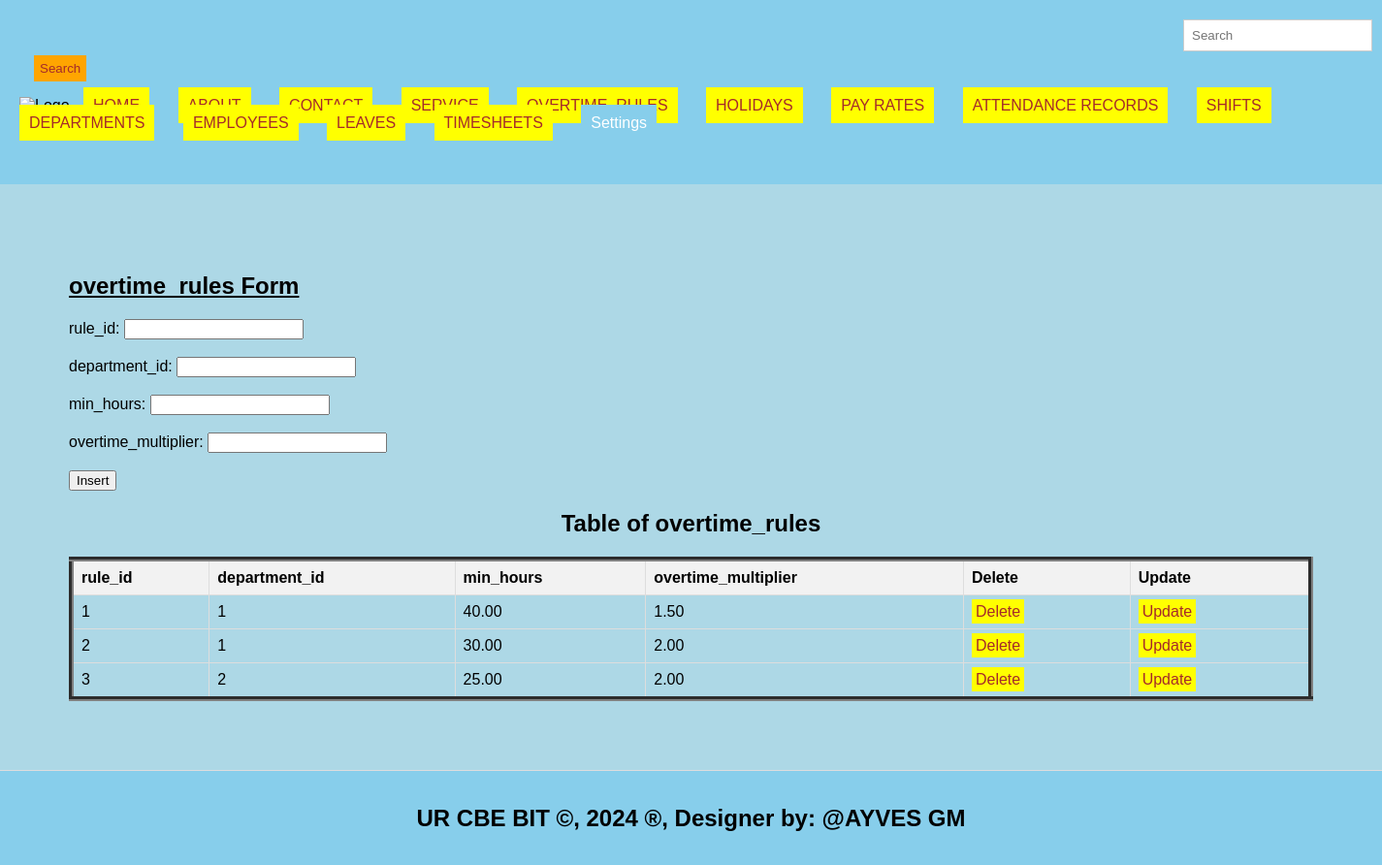
/overtime_rules.php, run on the app's committed database.
### tables this page shows
CREATE TABLE `overtime_rules` (
  `rule_id` int(11) NOT NULL,
  `department_id` int(11) NOT NULL,
  `min_hours` decimal(10,2) NOT NULL,
  `overtime_multiplier` decimal(10,2) NOT NULL
);

### overtime_rules.php (the view, shortened to what this page needs)
<!DOCTYPE html>
<html lang="en">
<head>
  <link rel="stylesheet" type="text/css" href="style.css" title="style 1" media="screen, tv, projection, handheld, print"/>
  </head>
  <header>
<body bgcolor="lightblue">
  <form class="d-flex" role="search" action="search.php">
      <input class="form-control me-2" type="search" placeholder="Search" aria-label="Search" name="query">
      <button class="btn btn-outline-success" type="submit">Search</button>
    </form>
  <ul style="list-style-type: none; padding: 0;">
    <li style="display: inline; margin-right: 10px;">
  </li>
    <li style="display: inline; margin-right: 10px;"><a href="./home.html">HOME</a>
  </li>
    <li style="display: inline; margin-right: 10px;"><a href="./about.html">ABOUT</a>
  </li>
    <li style="display: inline; margin-right: 10px;"><a href="./contact.html">CONTACT</a>
  </li>
    <li style="display: inline; margin-right: 10px;"><a href="./Service.html">SERVICE</a>
  </li>
    <li style="display: inline; margin-right: 10px;"><a href="./overtime_rules.php">OVERTIME_RULES</a>
  </li>
    <li style="display: inline; margin-right: 10px;"><a href="./holidays.php">HOLIDAYS</a>
  </li>
    <li style="display: inline; margin-right: 10px;"><a href="./pay_rates.php">PAY RATES</a>
  </li>
    <li style="display: inline; margin-right: 10px;"><a href="./attendance_records.php">ATTENDANCE RECORDS</a>
  </li>
    <li style="display: inline; margin-right: 10px;"><a href="./shifts.php">SHIFTS</a>
  </li>
    <li style="display: inline; margin-right: 10px;"><a href="./departments.php">DEPARTMENTS</a>
  </li>
    <li style="display: inline; margin-right: 10px;"><a href="./employees.php">EMPLOYEES</a>
  </li>
  <li style="display: inline; margin-right: 10px;"><a href="./leaves.php">LEAVES</a>
  </li>
  <li style="display: inline; margin-right: 10px;"><a href="./timesheets.php">TIMESHEETS</a>
  </li>
    <li class="dropdown" style="display: inline; margin-right: 10px;">
      <a href="#" style="padding: 10px; color: white; background-color: skyblue; text-decoration: none; margin-right: 15px;">Settings</a>
    </li><br><br>
  </ul>
</header>
<section>
    <h1><u> overtime_rules Form </u></h1>
    <form method="post" onsubmit="return confirmInsert();">
        <label for="rid">rule_id:</label>
        <input type="number" id="rid" name="rid"><br><br>
        <label for="did">department_id:</label>
        <input type="number" id="did" name="did"><br><br>
        <label for="mh">min_hours:</label>
        <input type="number" id="mh" name="mh" required><br><br>
        <label for=om>overtime_multiplier:</label>
        <input type="number" id="om" name="om" required><br><br>
        <input type="submit" name="add" value="Insert">
    </form>
<!DOCTYPE html>
<html>
<head>
</head>
<body>
    <center><h2>Table of overtime_rules</h2></center>
    <table border="5">
        <tr>
            <th>rule_id</th>
            <th>department_id</th>
            <th>min_hours</th>
            <th>overtime_multiplier</th>
            <th>Delete</th>
            <th>Update</th>
        </tr>
        <?php
       include('database_connection.php');
        $sql = "SELECT * FROM overtime_rules";
        $result = $connection->query($sql);
        if ($result->num_rows > 0) {
            while ($row = $result->fetch_assoc()) {
                $rid = $row['rule_id'];
                echo "<tr>
                    <td>" . $row['rule_id'] . "</td>
                    <td>" . $row['department_id'] . "</td>
                    <td>" . $row['min_hours'] . "</td>
                    <td>" . $row['overtime_multiplier'] . "</td>
                    <td><a style='padding:4px' href='delete_overtime_rules.php?rule_id=$rid'>Delete</a></td>
                    <td><a style='padding:4px' href='update_overtime_rules.php?rule_id=$rid'>Update</a></td>
                </tr>";
            }
        } else {
            echo "<tr><td colspan='6'>No data found</td></tr>";
        }
        ?>
    </table>
</body>
    </section>
<footer>
  <center>
    <marquee behavior='alternate'>
    <b><h2>UR CBE BIT &copy, 2024 &reg, Designer by: @AYVES GM</h2></b>
  </marquee>
  </center>
</footer>
</body>
</html>

### style.css (style rules this page uses)
body { font-family: Arial, sans-serif; margin: 0; padding: 0; }
.form-control { padding: 8px; margin-left: 4px; border: 1px solid #ccc; }
.btn { padding: 6px; background-color: orange; color: brown; border: none; }
.dropdown { position: relative; display: inline; margin-right: 10px; }
body { font-family: Arial,sans-serif; margin:0; padding:0; }
header { background-color:skyblue; padding: 20px; }
.dropdown { position: right; display:right; direction:rtl; }
section { padding:28px; border-bottom: 1px solid #ddd; }
footer { text-align: center; padding: 15px; background-color:skyblue; }

### overtime_rules.php (style rules this page uses)
a { padding: 10px; color: white; background-color: yellow; text-decoration: none; margin-right: 15px; }
a:link { color: brown; }
button.btn { margin-left: 15px; margin-top: 4px; }
input.form-control { margin-left: 1200px; padding: 8px; }
header { background-color:skyblue; }
section { padding:71px; border-bottom: 1px solid #ddd; }
footer { text-align: center; padding: 15px; background-color:skyblue; }
table { width: 100%; border-collapse: collapse; }
th, td { border: 1px solid #ddd; padding: 8px; text-align: left; }
th { background-color: #f2f2f2; }

### data on the page
overtime_rules: rule_id "1", department "1", min_hours "40.00", overtime_multiplier "1.50"
overtime_rules: rule_id "2", department "1", min_hours "30.00", overtime_multiplier "2.00"
overtime_rules: rule_id "3", department "2", min_hours "25.00", overtime_multiplier "2.00"
